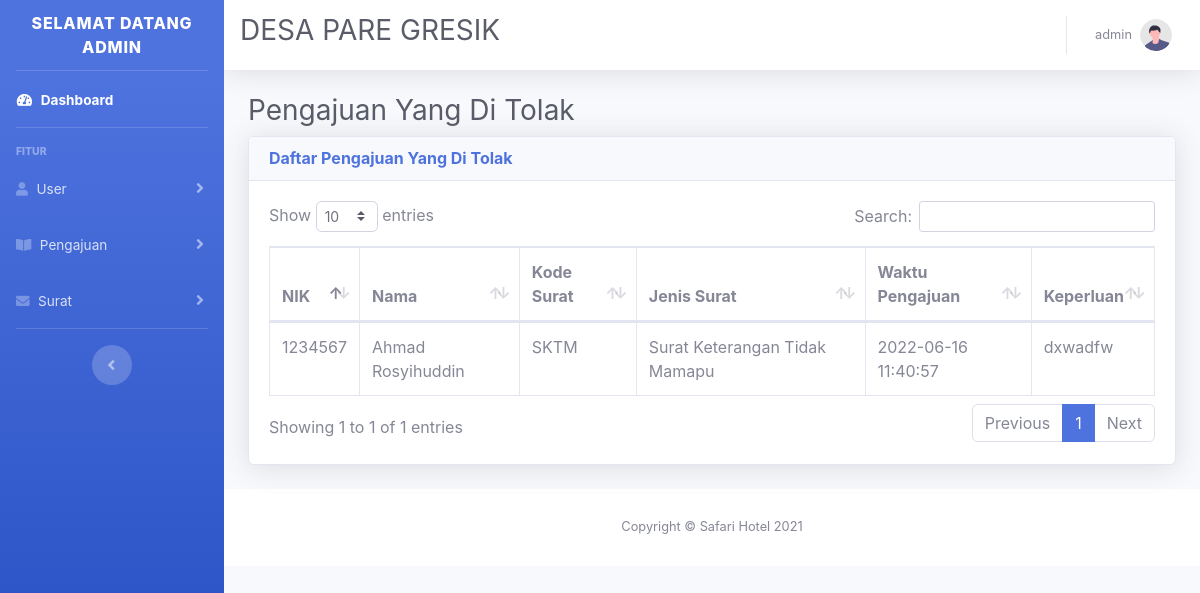
The app's page /admin/ditolak.php (signed in) with its own data.
### tables this page shows
CREATE TABLE `tb_user` (
  `nik` varchar(100) NOT NULL,
  `username` varchar(100) DEFAULT NULL,
  `password` varchar(100) NOT NULL,
  `nama_user` varchar(100) NOT NULL,
  `rt` char(10) DEFAULT NULL,
  `rw` char(10) DEFAULT NULL,
  `role_user` enum('Warga','Admin') NOT NULL
);

CREATE TABLE `tb_pengajuan` (
  `id_pengajuan` int(11) NOT NULL,
  `nik` varchar(100) DEFAULT NULL,
  `kode_surat` varchar(5) DEFAULT NULL,
  `tgl_pengajuan` datetime DEFAULT NULL,
  `keperluan` varchar(200) DEFAULT NULL,
  `jenis_pengajuan` varchar(50) DEFAULT NULL,
  `status_pengajuan` varchar(100) DEFAULT NULL
);

CREATE TABLE `tb_surat` (
  `kode_surat` char(5) NOT NULL,
  `jenis_surat` varchar(50) NOT NULL,
  `surat_keluar` int(11) NOT NULL
);

### db/data_ditolak.php (the view)
<?php
include "../connect/koneksi.php";
$tb_pengajuan = mysqli_query($koneksi, "SELECT * FROM tb_user INNER JOIN tb_pengajuan USING(nik) INNER JOIN tb_surat USING(kode_surat)");
while ($row = mysqli_fetch_assoc($tb_pengajuan)) :
    if ($row["status_pengajuan"] == "Di Tolak") { ?>
        <tr>
            <td><?= $row["nik"] ?></td>
            <td><?= $row["nama_user"] ?></td>
            <td><?= $row["kode_surat"] ?></td>
            <td><?= $row["jenis_surat"] ?></td>
            <td><?= $row["tgl_pengajuan"] ?></td>
            <td><?= $row["keperluan"] ?></td>
        </tr>
<?php
    }
endwhile;
?>

### desain/sidebar_admin.php (shortened to what this page needs)
<div id="wrapper">
    <ul class="navbar-nav bg-gradient-primary sidebar sidebar-dark accordion" id="accordionSidebar">
        <a class="sidebar-brand d-flex align-items-center justify-content-center">
            <div>Selamat Datang <?= $tb_user["nama_user"] ?></div>
        </a>
        <hr class="sidebar-divider my-0">
        <li class="nav-item active">
            <a class="nav-link" href="../admin/page_admin.php">
                <i class="fas fa-fw fa-tachometer-alt"></i>
                <span>Dashboard</span></a>
        </li>
        <hr class="sidebar-divider">
        <div class="sidebar-heading">Fitur</div>
        <li class="nav-item">
            <a class="nav-link collapsed" href="#" data-toggle="collapse" data-target="#userMenu" aria-expanded="true" aria-controls="userMenu">
                <i class="fas fa-user"></i>
                <span>User</span>
            </a>
        </li>
        <li class="nav-item">
            <a class="nav-link collapsed" href="#" data-toggle="collapse" data-target="#reservasi" aria-expanded="true" aria-controls="reservasi">
                <i class="fas fa-book-open"></i>
                <span>Pengajuan</span>
            </a>
        </li>
        <li class="nav-item">
            <a class="nav-link collapsed" href="#" data-toggle="collapse" data-target="#surat" aria-expanded="true" aria-controls="surat">
                <i class="fas fa-envelope"></i>
                <span>Surat</span>
            </a>
        </li>
        <hr class="sidebar-divider d-none d-md-block">
        <div class="text-center d-none d-md-inline">
            <button class="rounded-circle border-0" id="sidebarToggle"></button>
        </div>
    </ul>

### desain/navbar_admin.php (shortened to what this page needs)
<div id="content-wrapper" class="d-flex flex-column">
    <div id="content">
        <nav class="navbar navbar-expand navbar-light bg-white topbar mb-4 static-top shadow">
            <h1 class="h3 mb-2 text-gray-800">DESA PARE GRESIK</h1>
            <ul class="navbar-nav ml-auto">
                <li class="nav-item dropdown no-arrow">
                    <a class="nav-link dropdown-toggle" href="#" id="userDropdown" role="button" data-toggle="dropdown" aria-haspopup="true" aria-expanded="false">
                        <span class="mr-2 d-none d-lg-inline text-gray-600 small"><?= $tb_user["nik"] ?></span>
                        <img class="img-profile rounded-circle" src="../img/undraw_profile.svg">
                    </a>
                </li>
            </ul>
        </nav>

### records on screen
tb_user: nama_user "ADMIN", nik "admin"
tb_pengajuan: nik.nik "1234567", nik.nama_user "Ahmad Rosyihuddin", kode_surat "SKTM", kode_surat.jenis_surat "Surat Keterangan Tidak Mamapu", tgl_pengajuan "2022-06-16 11:40:57", keperluan "dxwadfw"
